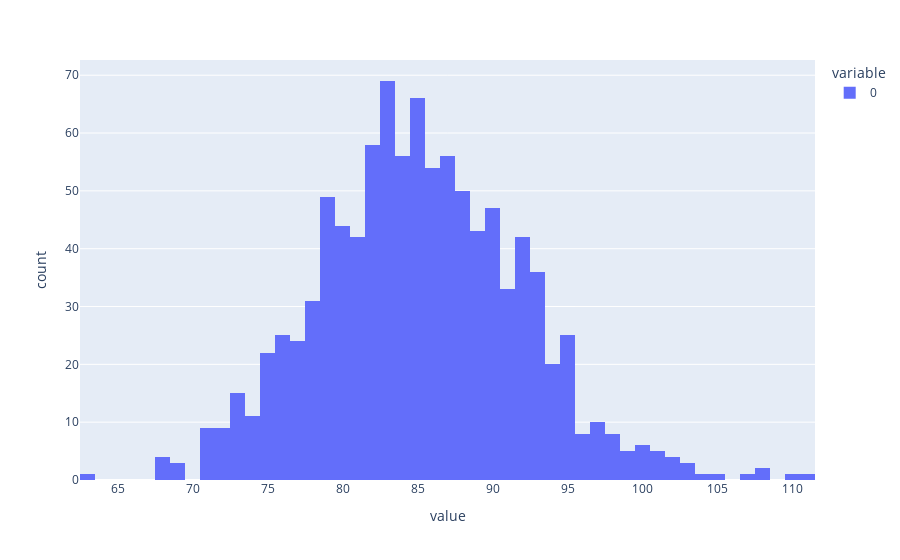

The cell this chart's notebook holds for it:
### Code cell
distances = permutation_test(concept_agg_df, indiv_compiled_df, 1000)
px.histogram(distances)

### Figure 1 — Plotly figure (JSON) as saved in the notebook; plotly's stock layout.template omitted (floating-point values rounded to 4 significant figures; data arrays with more than 128 entries replaced by an {"elided": "..."} marker saying what was removed)
{"data": [{"alignmentgroup": "True", "bingroup": "x", "hovertemplate": "variable=0<br>value=%{x}<br>count=%{y}<extra></extra>", "legendgroup": "0", "marker": {"color": "#636efa", "pattern": {"shape": ""}}, "name": "0", "offsetgroup": "0", "orientation": "v", "showlegend": true, "type": "histogram", "x": {"elided": "1000 float values"}, "xaxis": "x", "yaxis": "y"}], "layout": {"barmode": "relative", "legend": {"title": {"text": "variable"}, "tracegroupgap": 0}, "margin": {"t": 60}, "xaxis": {"anchor": "y", "domain": [0, 1], "title": {"text": "value"}}, "yaxis": {"anchor": "x", "domain": [0, 1], "title": {"text": "count"}}}}
